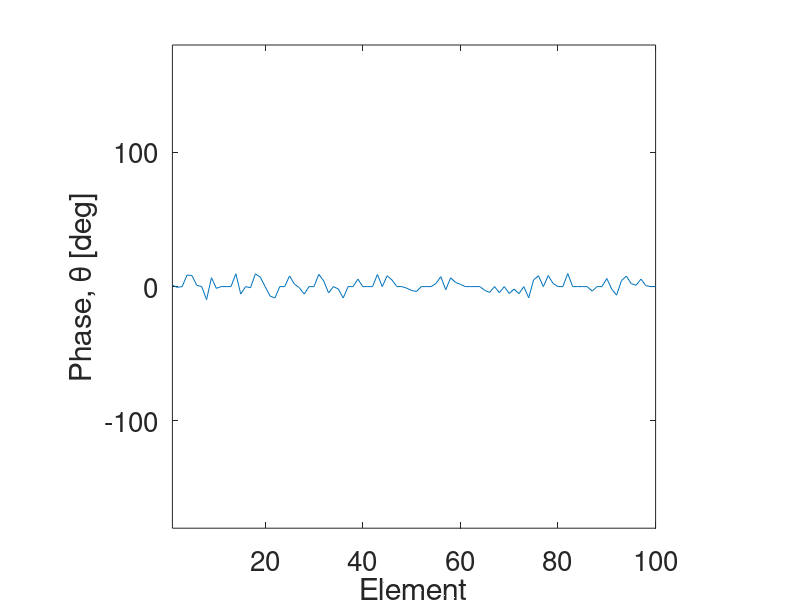
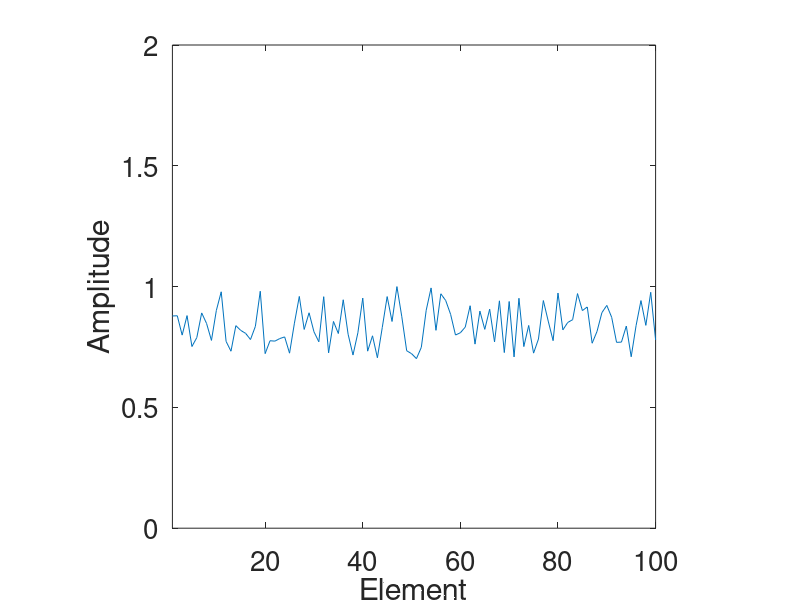
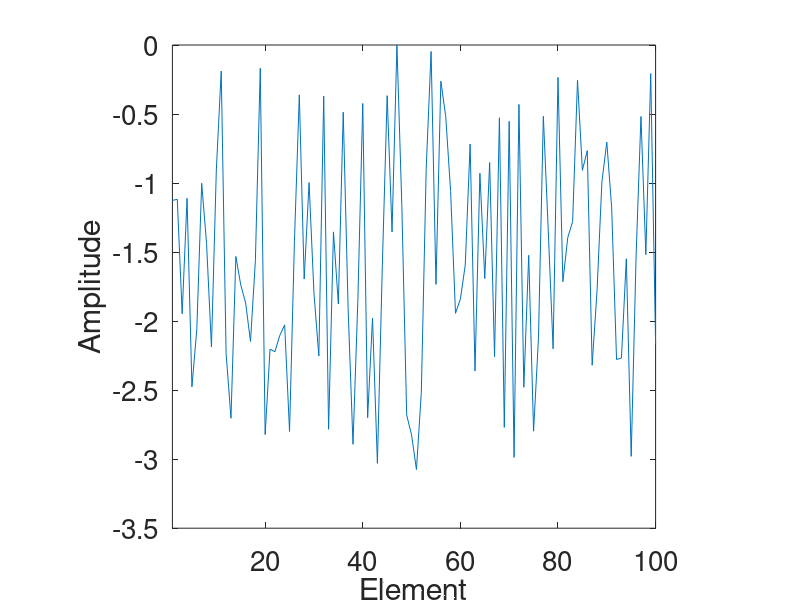
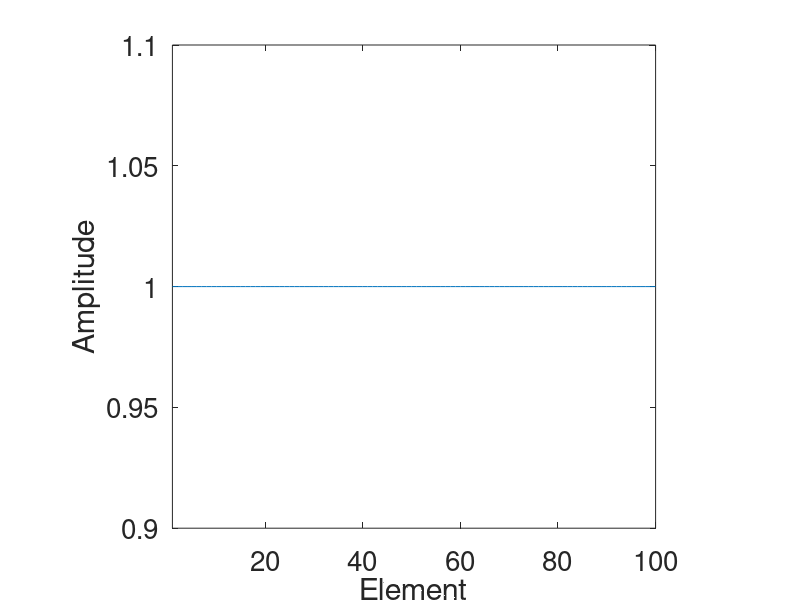

Reproduce these figures in MATLAB, in order. (Note: this script raises an error after producing the figures.)
%% PHASED-TRANSDUCER ARRAY BEAM PATTERN SIMULATION
% This code simulates the beam pattern of a phased ultrasound array given
% the number of elements, the required steering angle.
% A effect of phase and amplitude errors on the steering angle is
% demonstrated.

%% OPTIONS
close all
clear all
clc

% Figure print parameters
szAxScale = 20;
szAxLabel = 20;
szAxLabel2 = 14;
figRes = '-r300';

%% PULSE PARAMETERS
c = 1500; % Speed of sound in water
fc = 420e3; % Centre frequency in Hz
B = 20e3; % Signal bandwidth
B0 = B/2; % Baseband bandwidth
Tp = 2e-3; % Chirp pulse width
K = B0/Tp; % Chirp rate

beta = fc - B0;
lambda_c = c/fc; % Wavelength at the centre frequency
lambda_max = c/(fc - B0); % Maximum wavelength
lambda_min = c/(fc + B0); % Minimum wavelength

%% SAMPLING PARAMETERS
% fs = 4*(fc+B0); % Temporal sampling rate
fs = 10*B0;
dt = 1/fs; % Temporal sampling interval

%% ARRAY PARAMETERS

N = 100; % Number of transmit elements in the array
d = 12.5e-3;%25e-3;%10.6e-3;%0.493*lambda_c; % Inter-element spacing
a = 3.8e-3; % Element width
D = d*(N-1)+a; % Aperture size

theta_s = 0; % Required steering angle
delta_tau = (d/c)*sind(theta_s); % Inter-element time delay for given steering angle
tau = delta_tau*(0:N-1); % Time delay vector

%% PHASE ERRORS

pha_error_type = 'selected-random';
phaErrorInt = [-pi/18 pi/18];
nFaultyElms = ceil(1*N); % Number of elements with phase errors

a = phaErrorInt(1);
b = phaErrorInt(2);

switch pha_error_type
    case 'none'
        pha_error = zeros(1,N); % No phase error on array
    case 'random'
        rng('shuffle');
        pha_error = a + (b-a)*rand(1,N); % Random phase errors within the specified interval
    case 'selected-random'
        rng('shuffle');
        faulty_elm = randi([1,N], nFaultyElms, 1);
        pherror = a + (b-a)*rand(1,nFaultyElms); % Random phase errors within the specified interval
        pha_error = zeros(1,N);
        pha_error(faulty_elm) = pherror;
    case 'equal'
        rng('shuffle');
        pha_error = (a + (b-a)*rand(1,1))*ones(1,N); % Random phase errors within the specified interval        
    otherwise
        pha_error = zeros(1,N); % No phase error on array
end;

figure('name','Phase error')
plot(1:N, (180/pi)*(pha_error));
xlabel('Element', 'fontsize', szAxLabel)
ylabel('Phase, \theta [deg]', 'fontsize', szAxLabel)
ylim([-180 180]); xlim([1 N]);
h_fig=get(gcf,'CurrentAxes');
set(h_fig, 'fontsize', szAxScale);
axis 'square'

%% AMPLITUDE ERRORS
amp_error_type = 'random';
ampErrorInt = [0.7 1];

switch amp_error_type 
    case 'none'
        amp_error = ones(1,N); % No amplitude error on each transmit element
    case 'random'
        rng('shuffle');
        a = ampErrorInt(1);
        b = ampErrorInt(2);
        amp_error = a+(b-a)*rand(1,N); % Random amplitude error on transmit elements
    otherwise
        amp_error = ones(1,N); % No amplitude error on each transmit element
end;

figure('name','Amplitude error')
plot(1:N, amp_error);
xlabel('Element', 'fontsize', szAxLabel)
ylabel('Amplitude', 'fontsize', szAxLabel)
ylim([0 2]); xlim([1 N]);
h_fig=get(gcf,'CurrentAxes');
set(h_fig, 'fontsize', szAxScale);
axis 'square'

figure('name','Amplitude error in dB')
plot(1:N, 20*log10(amp_error));
xlabel('Element', 'fontsize', szAxLabel)
ylabel('Amplitude', 'fontsize', szAxLabel)
xlim([1 N]);
h_fig=get(gcf,'CurrentAxes');
set(h_fig, 'fontsize', szAxScale);
axis 'square'


%% SHADING FUNCTION
shading_function = 'rect';

switch shading_function
    case 'rect'
        w = ones(1,N);
    case 'hamming';
        w = hamming(N);
    case 'hann'
        w = hann(N);
    case 'blackman-harris'
        w = window(@blackmanharris,N);
    case 'triangle'
        w = window(@triang, N);
    otherwise
        w = ones(1,N);
end;

figure('name','Shading function')
plot(1:N, w);
xlabel('Element', 'fontsize', szAxLabel)
ylabel('Amplitude', 'fontsize', szAxLabel)
h_fig=get(gcf,'CurrentAxes');
set(h_fig, 'fontsize', szAxScale);
axis 'square', axis 'tight'

%% SIMULATION PARAMETERS/VECTORS
rFar = D.^2/lambda_c;
r = 400; % Simulation range
dtheta = 0.04; % Angular acquisition interval in degrees
theta_start = -3;
theta_end = 3;
theta_scan = theta_end - theta_start;
m = ceil(theta_scan/dtheta); % Number of angular bins
vecTheta = theta_start + dtheta*(0:m-1); % Angular vector

Ts = (r/1.1)/c; % Sampling start time
Te = r/c + Tp*1.3; % Sampling end time
n = 2*ceil((Te - Ts)/(2*dt));
t = Ts + dt*(0:n-1); % Time vector

df = 1/(n*dt);
f = df*(0:n-1); % Frequency vector

%% SIMULATION

%% The transmitted signal
td = t-Ts;
pha = 2*pi*(beta*td + K*td.^2);
pt = exp(1j*pha).*(td>=0 & td <= Tp);

% figure('name','The transmitted pulse in the time domain')
% plot(td,real(pt))
% title('Transmitted pulse', 'fontsize', szAxLabel)
% xlabel('Time, t [s]', 'fontsize', szAxLabel)
% ylabel('Amplitude (Real), p(t)', 'fontsize', szAxLabel)
% h_fig=get(gcf,'CurrentAxes');
% set(h_fig, 'fontsize', szAxScale);
% axis 'square'
% 
% figure('name','The magnitude spectrum of transmitted pulse')
% plot(f, abs((fft(pt))))
% title('Magnitude spectrum of transmitted pulse', 'fontsize', szAxLabel)
% xlabel('Frequency, f [Hz]', 'fontsize', szAxLabel)
% ylabel('Magnitude, |P(f)|', 'fontsize', szAxLabel)
% h_fig=get(gcf,'CurrentAxes');
% set(h_fig, 'fontsize', szAxScale);
% axis 'square'; axis tight
% 
pt = pt.*exp(-1j*2*pi*fc*t);

% figure('name','The baseband transmitted pulse in the time domain')
% plot(td,real(pt))
% title('Basebanded transmitted pulse', 'fontsize', szAxLabel)
% xlabel('Time, t [s]', 'fontsize', szAxLabel)
% ylabel('Amplitude (Real), p(t)', 'fontsize', szAxLabel)
% h_fig=get(gcf,'CurrentAxes');
% set(h_fig, 'fontsize', szAxScale);
% axis 'square'
% 
% figure('name','The magnitude spectrum of transmitted pulse')
% plot(df*(-n/2:n/2-1), abs(fftshift((fft(pt)))))
% title('Magnitude spectrum of basebanded transmitted pulse', 'fontsize', szAxLabel)
% xlabel('Frequency, f [Hz]', 'fontsize', szAxLabel)
% ylabel('Magnitude, |P(f)|', 'fontsize', szAxLabel)
% h_fig=get(gcf,'CurrentAxes');
% set(h_fig, 'fontsize', szAxScale);
% axis 'square'; axis tight

%% The received signal

st = zeros(m,n);

for i = 1:m
    i
    for j = -N/2:N/2-1
        R = (r.^2+(abs(j)*d).^2 - 2*r*(j*d)*cosd(90 - vecTheta(i))).^0.5;
        
        td = t - tau(j+N/2+1) - R/c;
        pha = 2*pi*(beta*td + K*td.^2);
        
        st(i,:) = st(i,:) + (amp_error(j+N/2+1) * exp(1j*pha_error(j+N/2+1)) * w(j+N/2+1) * exp(1j*pha) .*(td >= 0 & td <= Tp) );
    end;
    
    st(i,:) = st(i,:).*exp(-1j*2*pi*fc*t);
end;

theta_slice = theta_s;
theta_bin = ceil((theta_slice - theta_start)/dtheta)+1;

% figure
% plot( t, real(st(theta_bin,:)) );
% title(['Received signal at \theta = ',num2str(theta_slice),'^o'], 'fontsize', szAxLabel)
% xlabel('Time, t [s]', 'fontsize', szAxLabel)
% ylabel('Amplitude', 'fontsize', szAxLabel)
% h_fig=get(gcf,'CurrentAxes');
% set(h_fig, 'fontsize', szAxScale);
% axis 'square'

% figure('name','The magnitude spectrum of received signal at theta = 0')
% plot(f, abs((fft(st(theta_bin,:)))))
% title(['Magnitude spectrum of received signal at \theta = ', num2str(theta_slice), '^o'], 'fontsize', szAxLabel)
% xlabel('Frequency, f [Hz]', 'fontsize', szAxLabel)
% ylabel('Magnitude, |S(f)|', 'fontsize', szAxLabel)
% h_fig=get(gcf,'CurrentAxes');
% set(h_fig, 'fontsize', szAxScale);
% axis 'square'; axis tight

G = real(st);
figure('name','Acquired ultrasound data')
colormap(hot)
imagesc(c*t,vecTheta,G);
axis 'square'; axis 'xy'; colorbar;
xlabel('Time, t [s]', 'fontsize', szAxLabel)
ylabel('Angle, \theta [deg]', 'fontsize', szAxLabel)
h_fig=get(gcf,'CurrentAxes');
set(h_fig, 'fontsize', szAxScale);

%% BEAM PATTERN PROCESSING USING MATCHED FILTER

f = df*(-n/2:n/2-1);

s0b = pt;
fs0b = fty(s0b).*exp(-1j*2*pi*f*(r/c - Ts));

fsb = fty(st);
fsmb = fsb.*(ones(m,1)*conj(fs0b)); % Matched filtering and windowing
fsmb = fsmb.*(ones(m,1)*(abs(f) <= B0));
smb = ifty(fsmb);

tm=(r/c)+dt*(-n/2:n/2-1);   % fast-time array after matched filtering

G=abs(smb);
xg=max(max(G)); ng=min(min(G)); cg=255/(xg-ng);

figure('name', 'SAS signal after range compression')
colormap(hot(256))
imagesc(c*tm, vecTheta, G);
title('Matched filtered signal variation with angle', 'fontsize', szAxLabel)
xlabel('Range, ct [m]', 'fontsize', szAxLabel)
ylabel('Angle, \theta [deg]','fontsize', szAxLabel)
h_fig=get(gcf,'CurrentAxes');
set(h_fig, 'fontsize', szAxScale);
axis('square'); axis('xy'); colorbar

figure('name','Received signal at boresight after matched filtering');
plot(c*tm, G(theta_bin,:))
title(['Magnitude of match filtered signal at \theta = ', num2str(theta_slice), '^o'], 'fontsize', szAxLabel)
xlabel('Range, ct [m]', 'fontsize', szAxLabel)
ylabel('Amplitude, s_m(t)', 'fontsize', szAxLabel)
h_fig=get(gcf,'CurrentAxes');
set(h_fig, 'fontsize', szAxScale);
axis 'square'; axis tight

%% DIG OUT VALUES OF THE PROCESSED DATA FROM AT THE IMAGING RANGE

act_Beam = zeros(1,m);
for i = 1:m
%     temp = abs(smb(i,:));
%     temp1 = (temp == max(temp));
%     idx = find(temp1,1,'first');
%     act_Beam(i) = abs(smb(i,idx));
    act_Beam(i) = abs(smb(i,n/2+1));
end;
act_Beam_normalised = act_Beam./max(act_Beam);

% figure('name','Measured radiation pattern (extracted from processed data)')
% plot(vecTheta, act_Beam_normalised)
% title('Measured radiation pattern on linear scale', 'fontsize', szAxLabel)
% xlabel('Angle, \theta [deg]', 'fontsize', szAxLabel)
% ylabel('Normalized level', 'fontsize', szAxLabel)
% axis 'square'; axis 'tight'
% h_fig=get(gcf,'CurrentAxes');
% set(h_fig, 'fontsize', szAxScale);

figure('name','Measured radiation pattern - dB scale')
plot(vecTheta, 20*log10(act_Beam_normalised))
title(['Radiation pattern with r = ',num2str(r),'m (',num2str(rFar,4),'m); amp-error = ', num2str(20*log10(ampErrorInt(1)),1), 'dB;', char(10),'phase-error = +-', num2str(180/pi*phaErrorInt(2)), '^o; window = ', shading_function ], 'fontsize', szAxLabel2)
xlabel('Angle, \theta [deg]', 'fontsize', szAxLabel)
ylabel('Normalized level, [dB]', 'fontsize', szAxLabel)
axis 'square'; axis 'tight'
h_fig=get(gcf,'CurrentAxes');
set(h_fig, 'fontsize', szAxScale);
print('-dpdf', figRes, './Radiation pattern 1')
print('-dpng', figRes, './Radiation pattern 1')

figure('name','Measured radiation pattern - Polar plot')
polar(vecTheta*pi/180, act_Beam_normalised)
title(['Measured radiation pattern'], 'fontsize', szAxLabel)
axis 'square'; %axis tight
h_fig=get(gcf,'CurrentAxes');
set(h_fig, 'fontsize', szAxScale);